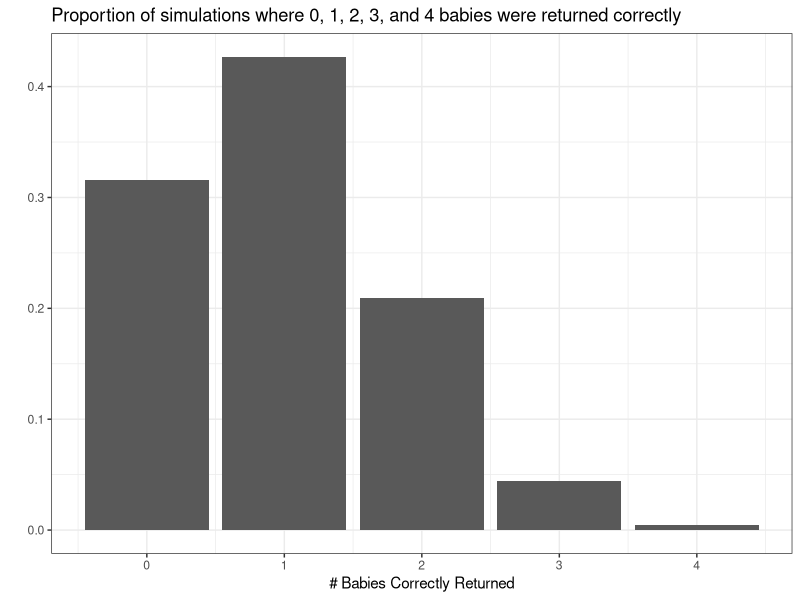
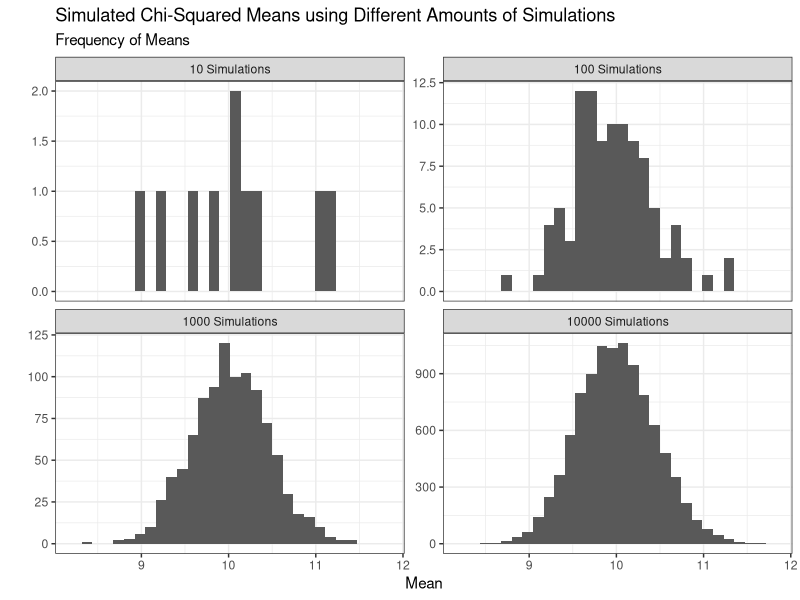

Write the R code that produced these figures, in order.
## ---- chunk 1
#| label: setup

library(tidyverse)

## ---- chunk 2
#| label: function-simulation-for-random-babies

randomBabies <- function(nBabies){
  baby_data <- tibble(baby = 1:nBabies,
                      returned = rbinom(n = nBabies, size = 1, prob = 1/nBabies))
  
  babies_found <- baby_data |>
    filter(returned == 1) |>
    nrow()
  
  return(babies_found)
}

results <- map_int(.x = 1:10000,
                   .f = ~ randomBabies(nBabies = 4)
                   )
## ---- chunk 3
#| label: table-for-random-babies

num_correct <- enframe(results, 
        name = "simulation_number", 
        value = "ncorrect") |>
  count(ncorrect) |>
  mutate(proportion = n/10000) |>
  select("number returned correctly" = ncorrect, proportion)

num_correct

## ---- chunk 4
#| label: visualization-for-random-babies

enframe(results, 
        name = "simulation_number", 
        value = "ncorrect") |>
  ggplot(mapping = aes(x = ncorrect)) +
  geom_bar(mapping = aes(y = after_stat(count) / sum(after_stat(count)))) +
  labs(x = "# Babies Correctly Returned",
       y = "",
       title = "Proportion of simulations where 0, 1, 2, 3, and 4 babies were returned correctly") + 
  theme_bw()
  

## ---- chunk 5
simulate_means <- function(n, df){
  tibble(sim = 1:n,
         mean = map_dbl(.x = 1:n, 
          .f = ~rchisq(n = 100, df) %>% mean()
          ))
}
## ---- chunk 6
grid <- crossing(n = c(10, 100, 1000, 10000), 
                 df = 10)
## ---- chunk 7
all_simulations <- grid |> 
  mutate(simulated_means = pmap(.l = list(n, df), 
                                .f = simulate_means)
         ) |> 
  unnest(cols = simulated_means)

## ---- chunk 8
#| label: table-of-simulated Means

all_simulations |>
  select("Number of simulations" = n,
         "Degrees of freedom" = df,
         "Simulation #" = sim,
         "Chi-Squared Mean" = mean)

## ---- chunk 9
#| label: plot-of-simulated Means

all_simulations |>
  mutate(n = as.character(n), 
         n = fct_recode(n, 
                        `10 Simulations` = "10", 
                        `100 Simulations` = "100", 
                        `1000 Simulations` = "1000", 
                        `10000 Simulations` = "10000")) |> 
  ggplot(mapping = aes(x = mean)) + 
  geom_histogram() + 
  facet_wrap(~ n, scales = "free_y") + 
  labs(x = "Mean",
       y = "", 
       title = "Simulated Chi-Squared Means using Different Amounts of Simulations",
       subtitle = "Frequency of Means") + 
  theme_bw()

